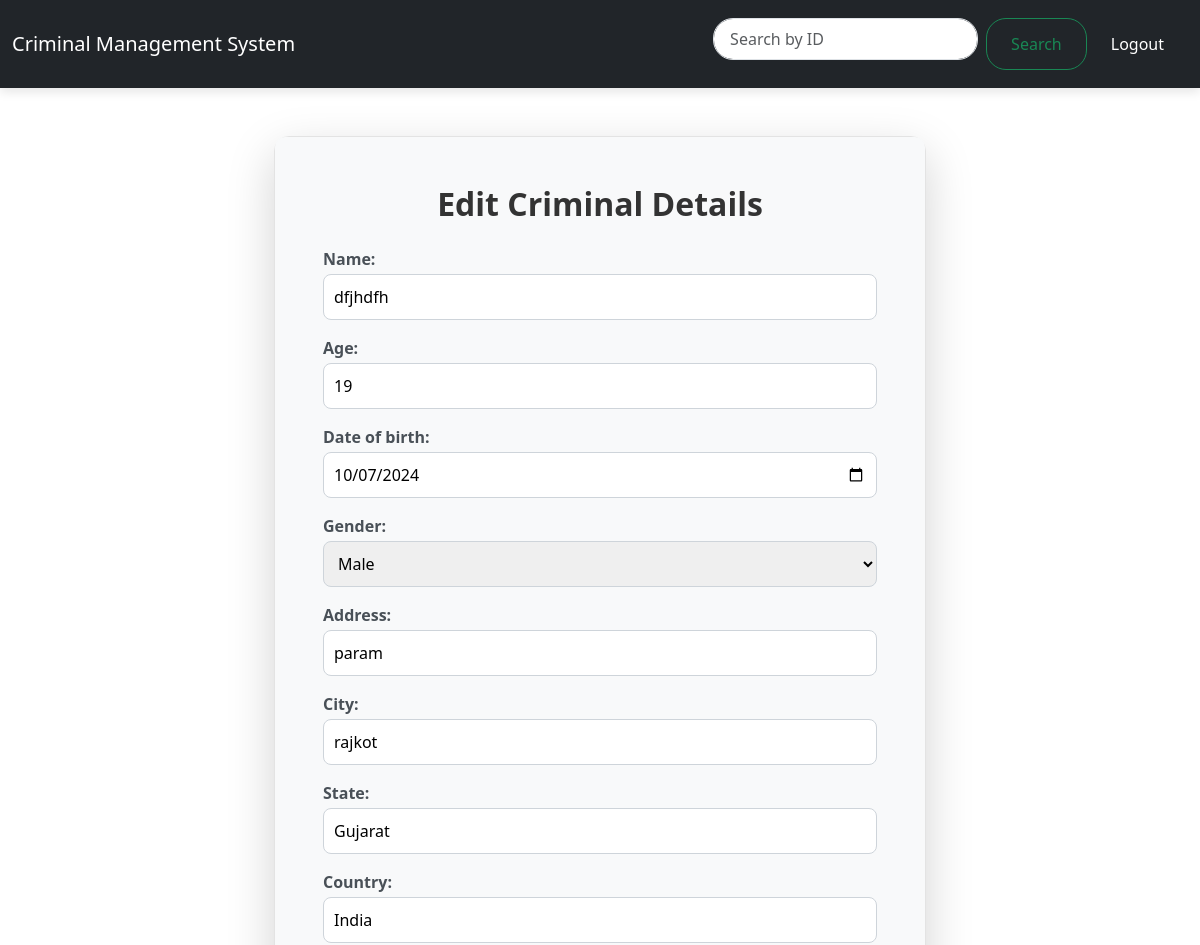
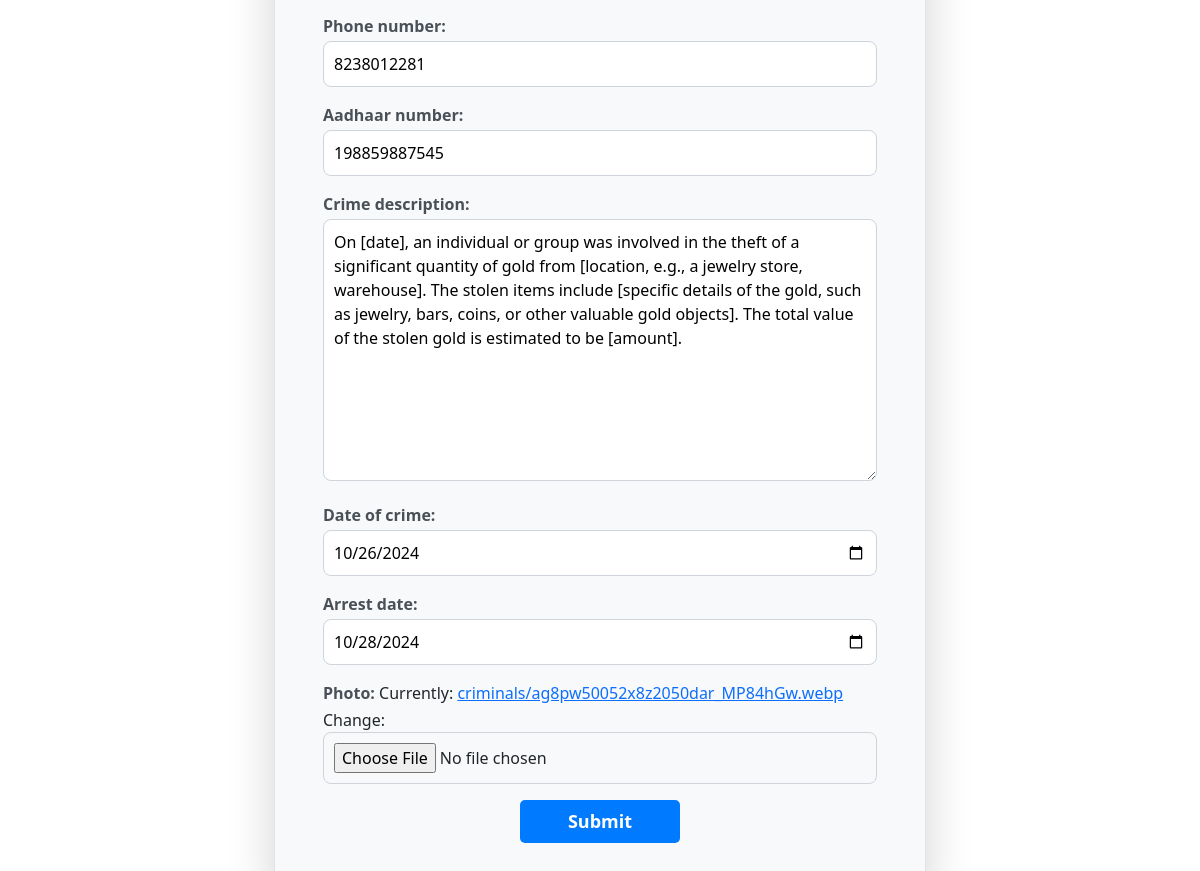
Page /criminals/6/edit/ (signed in) on the committed database (2 pictures, top to bottom).
### criminals/models.py (models this page shows, shortened)
class Criminal(models.Model):
    GENDER_CHOICES = [
        ('M', 'Male'),
        ('F', 'Female'),
        ('O', 'Other'),
    ]
    id = models.AutoField(primary_key=True)
    name = models.CharField(max_length=100)
    age = models.IntegerField()
    date_of_birth = models.DateField()
    gender = models.CharField(max_length=1, choices=GENDER_CHOICES)
    address = models.CharField(max_length=255)
    city = models.CharField(max_length=100)
    state = models.CharField(max_length=100)
    country = models.CharField(max_length=100)
    phone_number = models.CharField(max_length=15)
    aadhaar_number = models.CharField(max_length=12, unique=True)
    crime_description = models.TextField()
    date_of_crime = models.DateField()
    arrest_date = models.DateField()
    photo = models.ImageField(upload_to='criminals/')

### criminals/views.py (the view)
# urls.py: path('<int:pk>/edit/', views.criminal_update, name='criminal_update'),
@login_required
def criminal_update(request, pk):
    criminal = get_object_or_404(Criminal, pk=pk)
    if request.method == "POST":
        form = CriminalForm(request.POST, request.FILES, instance=criminal)
        if form.is_valid():
            form.save()
            return redirect('criminal_list')
    else:
        form = CriminalForm(instance=criminal)
    return render(request, 'criminals/criminal_form.html', {'form': form})

### criminals/forms.py
class CriminalForm(forms.ModelForm):
    date_of_birth = forms.DateField(
        widget=forms.DateInput(attrs={'type': 'date'}),  # Date picker for Date of Birth
        input_formats=['%Y-%m-%d', '%d/%m/%Y'],  # Accept both 'YYYY-MM-DD' and 'DD/MM/YYYY'
    )
    date_of_crime = forms.DateField(
        widget=forms.DateInput(attrs={'type': 'date'}),
        input_formats=['%Y-%m-%d', '%d/%m/%Y'],  # Accept both 'YYYY-MM-DD' and 'DD/MM/YYYY'
    )
    arrest_date = forms.DateField(
        widget=forms.DateInput(attrs={'type': 'date'}),
        input_formats=['%Y-%m-%d', '%d/%m/%Y'],  # Accept both 'YYYY-MM-DD' and 'DD/MM/YYYY'
    )
    class Meta:
        model = Criminal
        fields = [
            'name', 'age', 'date_of_birth', 'gender', 'address', 'city', 'state',
            'country', 'phone_number', 'aadhaar_number', 'crime_description',
            'date_of_crime', 'arrest_date', 'photo'
        ]

### criminals/templates/criminals/criminal_form.html (shortened to what this page needs)
{% extends 'base.html' %}
{% block content %}
<div class="container mt-5 d-flex justify-content-center">
    <div class="card shadow-lg" style="width: 100%; max-width: 700px;">
        <div class="card-body p-5">
            <h2 class="text-center mb-4">
                {% if form.instance.pk %} Edit Criminal Details {% else %} Add Criminal Details {% endif %}
            </h2>
            <form method="post" enctype="multipart/form-data">
                {{ form.as_p }}
                <div class="d-flex justify-content-center">
                    <button type="submit" class="btn btn-primary px-5 py-2">Submit</button>
                </div>
            </form>
        </div>
    </div>
</div>
{% endblock %}

### criminals/templates/base.html (style rules this page uses)
.container { max-width: 1200px; }

### criminals/templates/criminals/criminal_form.html (style rules this page uses)
.card { border-radius: 15px; background-color: #ffffff; border: 1px solid #e3e3e3; }
.card-body { background-color: #f8f9fa; padding: 40px; border-radius: 10px; }
.card h2 { font-weight: 700; color: #333; font-family: 'Segoe UI', Tahoma, Geneva, Verdana, sans-serif; }
input[type="text"], input[type="number"], input[type="file"], input[type="date"], textarea, select { border-radius: 8px; border: 1px solid #ced4da; padding: 10px; font-size: 16px; width: 100%; }
.btn-primary { background-color: #007bff; border: none; font-size: 18px; border-radius: 5px; font-weight: 600; }
label { font-weight: 600; color: #495057; margin-bottom: 3px; }
.container { max-width: 700px; }
.card { box-shadow: 0 8px 20px rgba(0, 0, 0, 0.1); }

### rows in the picture
Criminal: name "dfjhdfh", age "19", date_of_birth "10/07/2024", gender "Male", address "param", city "rajkot", state "Gujarat", country "India", phone_number "8238012281", aadhaar_number "198859887545", crime_description "On [date], an individual or group was involved in the theft of a significant quantity of gold from [location, e.g., a jewelry store, warehouse]. The stolen items include [specific details of the gold, such as jewelry, bars, coins, or other valuable gold objects]. The total value of the stolen gold is estimated to be [amount].", date_of_crime "10/26/2024", arrest_date "10/28/2024"
